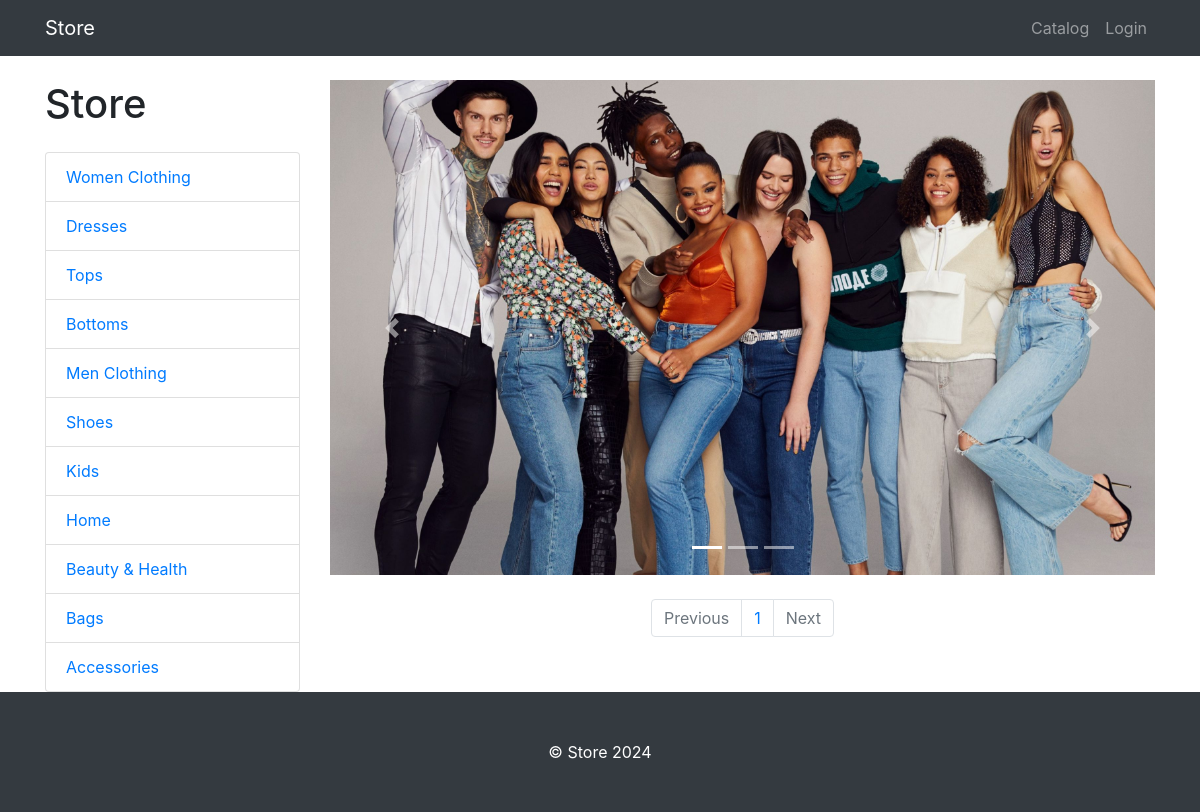
Screenshot of /products/category/3/ with the database file from the repository.
### products/models.py (models this page shows, shortened)
class ProductCategory(models.Model):
    name = models.CharField(max_length=128)
    description = models.TextField(null=True, blank=True)
    class Meta:
        verbose_name = 'category'
        verbose_name_plural = 'categories'

### products/views.py (the view)
# urls.py: path('', products, name='index'),
def products(request, category_id=None, page_number=1):
    products = Product.objects.filter(category_id=category_id) if category_id else Product.objects.all()
    per_page = 8
    paginator = Paginator(products, per_page)
    products_paginator = paginator.page(page_number)
    context = {
        'title': 'Store - Catalog',
        'categories': ProductCategory.objects.all(),
        'products': products_paginator,
    }
    return render(request, 'products/products.html', context)

### products/templates/products/products.html (shortened to what this page needs)
{% extends 'products/base.html' %}
{% load static %}
{% block css %}
    <link href="{% static 'vendor/css/products.css' %}" rel="stylesheet">
{% endblock %}
{% block content %}
    <div class="container">
    <div class="row">
        <div class="col-lg-3">
            <h1 class="my-4">Store</h1>
            <div class="list-group">
                {% for category in categories %}
                    <a href="{% url 'products:category' category.id %}" class="list-group-item">{{ category.name }}</a>
                {% endfor %}
            </div>
        </div>
        <div class="col-lg-9">
            <div id="carouselExampleIndicators" class="carousel slide my-4" data-ride="carousel">
                <ol class="carousel-indicators">
                    <li data-target="#carouselExampleIndicators" data-slide-to="0" class="active"></li>
                    <li data-target="#carouselExampleIndicators" data-slide-to="1"></li>
                    <li data-target="#carouselExampleIndicators" data-slide-to="2"></li>
                </ol>
                <div class="carousel-inner" role="listbox">
                    <div class="carousel-item active">
                        <img class="d-block img-fluid" src="{% static 'vendor/img/slides/slide-1.jpg' %}" alt="First slide">
                    </div>
                </div>
                <a class="carousel-control-prev" href="#carouselExampleIndicators" role="button" data-slide="prev">
                    <span class="carousel-control-prev-icon" aria-hidden="true"></span>
                </a>
                <a class="carousel-control-next" href="#carouselExampleIndicators" role="button" data-slide="next">
                    <span class="carousel-control-next-icon" aria-hidden="true"></span>
                </a>
            </div>
            <nav aria-label="Page navigation example">
                <ul class="pagination justify-content-center">
                    <li class="page-item {% if not products.has_previous %} disabled {% endif %}">
                        <a class="page-link"
                           href="{% if products.has_previous %} {% url 'products:paginator' products.previous_page_number %} {% else %} # {% endif %}"
                           tabindex="-1" aria-disabled="true">Previous</a>
                    </li>
                    {%  for page in products.paginator.page_range %}
                        <li class="page-item"><a class="page-link" href="{% url 'products:paginator' page %}">{{ page }}</a></li>
                    {% endfor %}
                    <li class="page-item {% if not products.has_next %} disabled {% endif %}">
                        <a class="page-link"
                           href="{% if products.has_next %} {% url 'products:paginator' products.next_page_number %} {% else %} # {% endif %}">Next</a>
                    </li>
                </ul>
            </nav>
        </div>
    </div>
</div>
{% endblock %}
{% block footer %}
    <footer class="py-5 bg-dark">
    <div class="container">
        <p class="m-0 text-center text-white">&copy; Store 2024</p>
    </div>
</footer>
{% endblock %}

### rows the page displays
ProductCategory: name "Women Clothing"
ProductCategory: name "Dresses"
ProductCategory: name "Tops"
ProductCategory: name "Bottoms"
ProductCategory: name "Men Clothing"
ProductCategory: name "Shoes"
ProductCategory: name "Kids"
ProductCategory: name "Home"
ProductCategory: name "Beauty & Health"
ProductCategory: name "Bags"
ProductCategory: name "Accessories"

### other values shown
{{ page }} "1"
